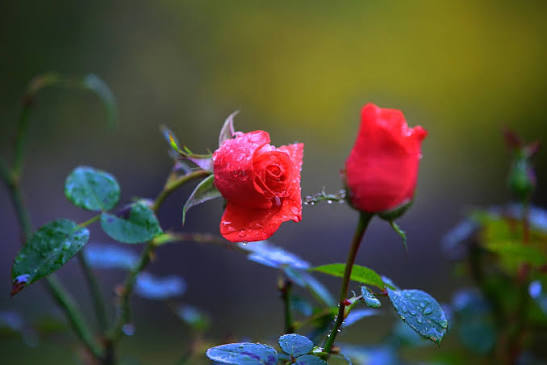
#> input picture S10/imagen2.jpg, 547 x 365 px
$ python TecnicasDetecElemen_04e.py
#> lines starting #> are read from the running program, lines starting #| are printed output that depends on the picture; after the words box and inside, x2 and y2 are one past the last pixel; in counts of white or black regions, pixels touching at a corner belong together
import os
import cv2
import numpy as np
import matplotlib.pyplot as plt

carpeta_actual = os.path.dirname(os.path.abspath(__file__))
nombre_archivo = 'imagen2.jpg'  # <-- Tu archivo debe llamarse así en la carpeta
ruta_completa = os.path.join(carpeta_actual, nombre_archivo)

if not os.path.exists(ruta_completa):
    raise FileNotFoundError(f"No se encontró el archivo en: {ruta_completa}")

img_bgr = cv2.imread(ruta_completa)
#> img_bgr is the input picture: shape (365, 547, 3); mean B, G, R 58.3, 74.8, 78.9
img_rgb = cv2.cvtColor(img_bgr, cv2.COLOR_BGR2RGB)

img_filtrada = cv2.bilateralFilter(img_rgb, d=9, sigmaColor=75, sigmaSpace=75)

# Cambio de dominio al espacio HSV
img_hsv = cv2.cvtColor(img_filtrada, cv2.COLOR_RGB2HSV)
#> img_hsv: shape (365, 547, 3); mean H, S, V 70.3, 120.5, 94.8

colores_hsv = {
    # Rosas Rojas: El rojo es complejo porque se divide en dos extremos del canal Hue
    'Rojo_Bajo_1': (np.array([0, 70, 50]), np.array([10, 255, 255])),
    'Rojo_Alto_2': (np.array([165, 70, 50]), np.array([179, 255, 255])),

    # Rosas Rosadas y Fucsias
    'Rosa_Morado': (np.array([140, 50, 50]), np.array([165, 255, 255])),

    # Rosas Amarillas y Anaranjadas
    'Amarillo_Naranja': (np.array([11, 80, 50]), np.array([34, 255, 255]))
}

mascara_global = np.zeros(img_hsv.shape[:2], dtype=np.uint8)

# Evaluamos cada rango de color y los sumamos con una operación OR lógica
for nombre, (bajo, alto) in colores_hsv.items():
    mascara_color = cv2.inRange(img_hsv, bajo, alto)
    mascara_global = cv2.bitwise_or(mascara_global, mascara_color)
#> this loop made 4 passes
#> pass 1, `mascara_color = cv2.inRange(img_hsv, bajo, alto)`:
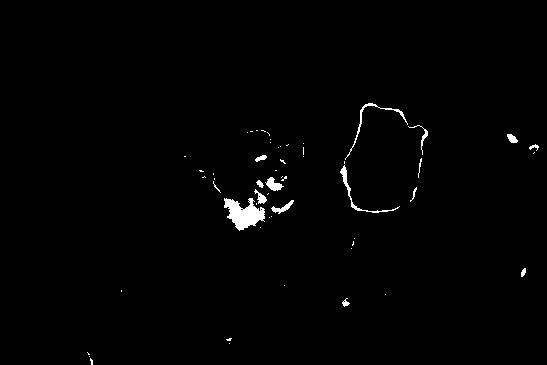
#> mascara_color: shape (365, 547); 1% white; 56 white regions (41 under 20 px), largest, box (x1, y1, x2, y2) and area: (224, 198, 265, 231) 767, (340, 165, 400, 213) 223, (345, 103, 408, 160) 201
#> pass 2, `mascara_global = cv2.bitwise_or(mascara_global, mascara_color)`:
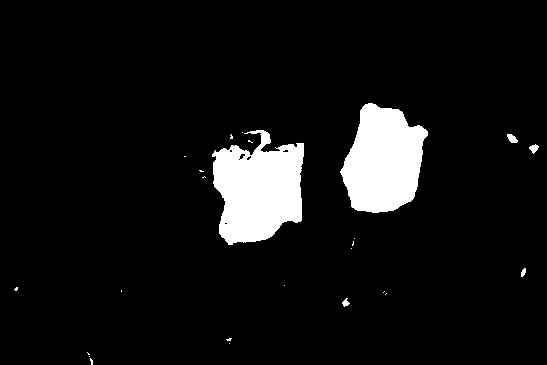
#> mascara_global: shape (365, 547); 7.3% white; 25 white regions (19 under 20 px), largest, box (x1, y1, x2, y2) and area: (212, 130, 304, 245) 7450, (340, 103, 428, 213) 6786, (507, 134, 518, 143) 66, (529, 144, 539, 154) 57, (342, 298, 350, 307) 39, (521, 268, 526, 277) 31
#> pass 3, `mascara_color = cv2.inRange(img_hsv, bajo, alto)`:
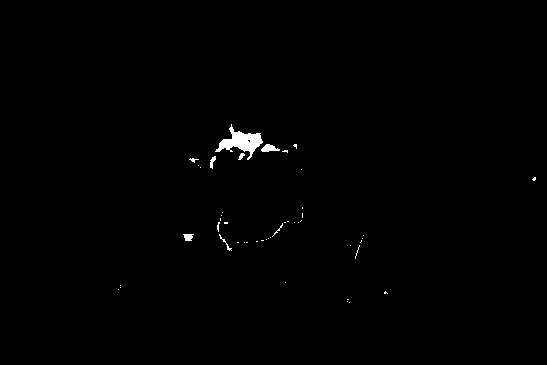
#> mascara_color: shape (365, 547); 0.55% white; 47 white regions (39 under 20 px), largest, box (x1, y1, x2, y2) and area: (215, 124, 263, 160) 663, (261, 144, 280, 152) 95, (183, 234, 194, 241) 57
#> after the loop:
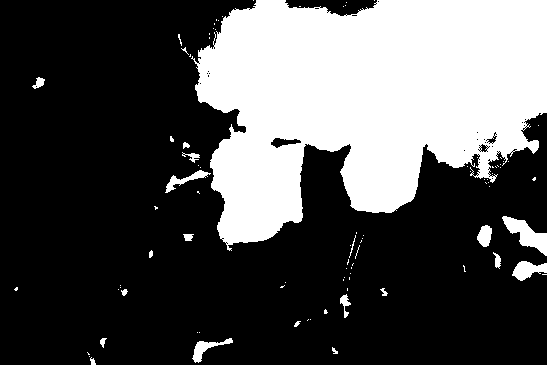
#> mascara_global: shape (365, 547); 31.7% white; 91 white regions (71 under 20 px), largest, box (x1, y1, x2, y2) and area: (191, 0, 547, 251) 60402, (502, 216, 547, 256) 767, (512, 261, 547, 281) 412

kernel = cv2.getStructuringElement(cv2.MORPH_ELLIPSE, (7, 7))
mascara_limpia = cv2.morphologyEx(mascara_global, cv2.MORPH_CLOSE, kernel)
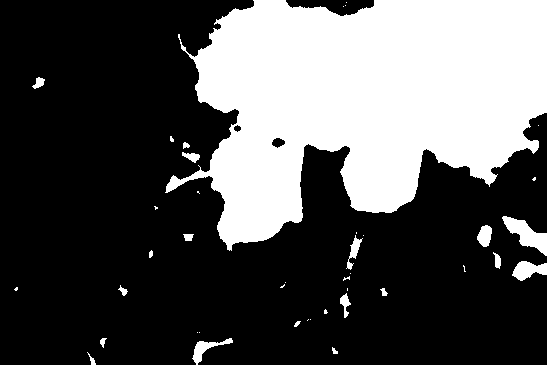
#> mascara_limpia: shape (365, 547); 32.4% white; 41 white regions (22 under 20 px), largest, box (x1, y1, x2, y2) and area: (165, 0, 547, 251) 61847, (502, 216, 547, 256) 775, (512, 261, 547, 281) 433
mascara_limpia = cv2.morphologyEx(mascara_limpia, cv2.MORPH_OPEN, kernel)
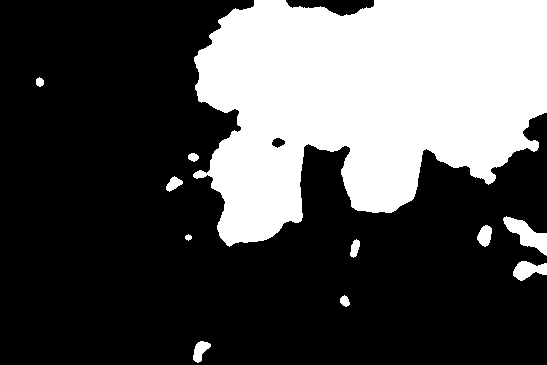
#> mascara_limpia: shape (365, 547); 31.9% white; 11 white regions

contornos, _ = cv2.findContours(mascara_limpia, cv2.RETR_EXTERNAL, cv2.CHAIN_APPROX_SIMPLE)
#> contornos = 11 contours; largest, box (x1, y1, x2, y2) and area: (193, 0, 547, 247) 60842, (503, 216, 547, 256) 696, (513, 261, 547, 281) 386, (477, 225, 492, 247) 206, (193, 341, 211, 363) 198

img_resultado = img_rgb.copy()
contador_flores = 0

for c in contornos:
    area = cv2.contourArea(c)
    perimetro = cv2.arcLength(c, True)

    if area > 200:
        if perimetro == 0: continue
        circularidad = (4 * np.pi * area) / (perimetro ** 2)

        if circularidad > 0.20:
            contador_flores += 1
            x, y, w, h = cv2.boundingRect(c)

            cv2.rectangle(img_resultado, (x, y), (x + w, y + h), (0, 255, 0), 2)
            cv2.putText(img_resultado, f"Flor #{contador_flores}", (x, y - 10),
                        cv2.FONT_HERSHEY_SIMPLEX, 0.5, (0, 255, 0), 2)
#> this loop made 11 passes
#> (area, perimetro, circularidad, x, y, w, h) on passes 3, 6, 7, 11: (386, 97.25, 0.513, 513, 261, 34, 20), (206.5, 57.7, 0.779, 477, 225, 15, 22), (696.5, 140.8, 0.441, 503, 216, 44, 40), (60841.5, 1497.9, 0.341, 193, 0, 354, 247)
#> (area, perimetro) on passes 1, 2, 4, 5, 8, 9: (198, 63.11), (68.5, 32.38), (105, 45.8), (24, 19.31), (131, 49.11), (58.5, 29.56)
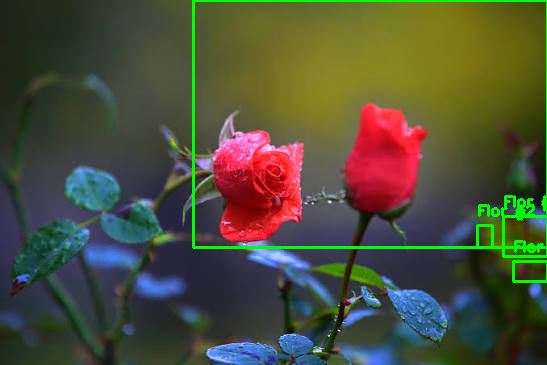
#> img_resultado: shape (365, 547, 3); mean R, G, B 77.4, 78.7, 57.2
#> after the loop, contador_flores = 4

fig, ax = plt.subplots(1, 3, figsize=(18, 6))

ax[0].imshow(img_rgb)
ax[0].set_title('1. Imagen Original Cargada')
ax[0].axis('off')

ax[1].imshow(mascara_limpia, cmap='gray')
ax[1].set_title('2. Máscara Multicolor Unificada')
ax[1].axis('off')

ax[2].imshow(img_resultado)
ax[2].set_title(f'3. Detección de Precisión\nTotal Flores: {contador_flores}')
ax[2].axis('off')

plt.tight_layout()
plt.show()

$ run again, with S10/imagen.jpg copied over S10/imagen2.jpg
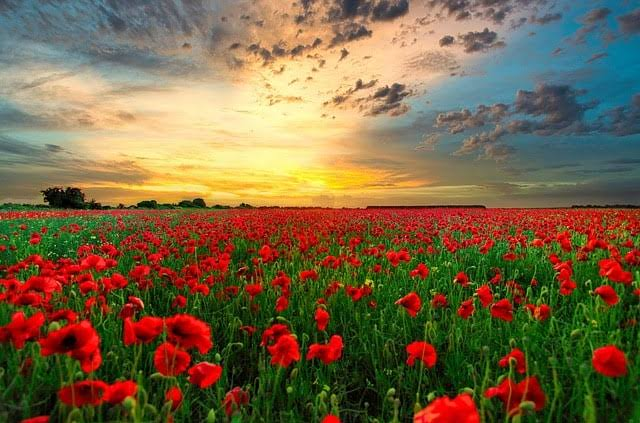
#> input picture S10/imagen.jpg, 640 x 423 px
#> img_bgr is the input picture: shape (423, 640, 3); mean B, G, R 67.7, 100.4, 119.9
#> img_hsv: shape (423, 640, 3); mean H, S, V 38.8, 150.9, 135.1
#> the loop `for nombre, (bajo, alto) in colores_hsv.items():` made 4 passes
#> pass 1, `mascara_color = cv2.inRange(img_hsv, bajo, alto)`:
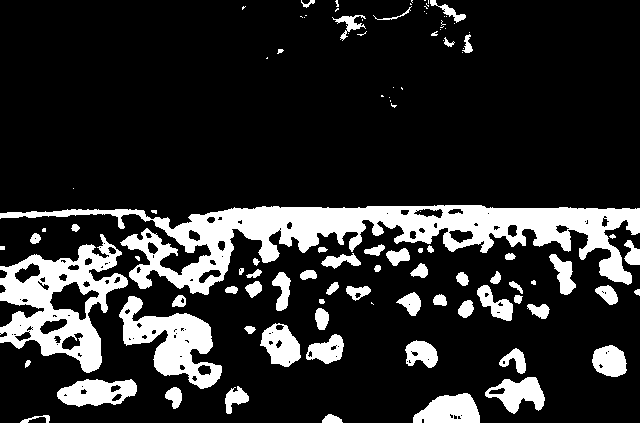
#> mascara_color: shape (423, 640); 17.1% white; 105 white regions (41 under 20 px), largest, box (x1, y1, x2, y2) and area: (0, 205, 640, 295) 18982, (0, 234, 128, 373) 7574, (119, 296, 222, 389) 4254
#> contornos = 25 contours; largest, box (x1, y1, x2, y2) and area: (0, 0, 640, 411) 113700, (456, 267, 553, 323) 2362, (481, 346, 548, 421) 2318, (261, 321, 345, 369) 2175, (413, 390, 485, 423) 1683
#> the loop `for c in contornos:` made 25 passes
#> (area, perimetro, circularidad, x, y, w, h) on passes 3, 4, 5, 7, 8, 9, 11, 14: (1683, 195.4, 0.554, 413, 390, 72, 33), (565.5, 96.33, 0.766, 221, 386, 29, 31), (532, 107.3, 0.581, 164, 382, 21, 41), (2318.5, 287.1, 0.353, 481, 346, 67, 75), (993.5, 121.2, 0.851, 591, 344, 40, 34), (731, 111.7, 0.736, 405, 339, 33, 31), (2175, 260.6, 0.402, 261, 321, 84, 48), (219, 58.28, 0.81, 430, 292, 19, 17)
#> after the loop `for c in contornos:`:
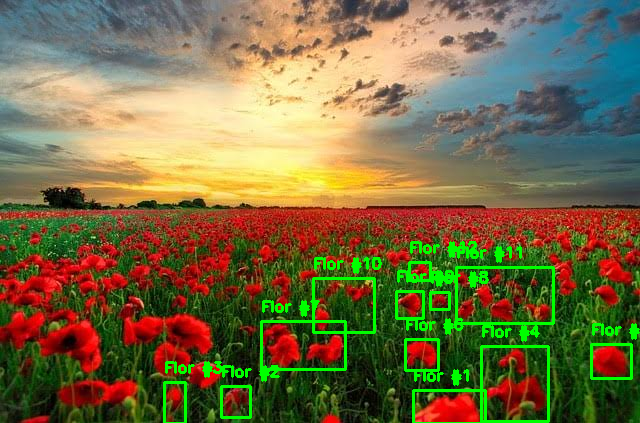
#> img_resultado: shape (423, 640, 3); mean R, G, B 117.9, 107.7, 67.1
#> after the loop `for c in contornos:`: contador_flores = 12
